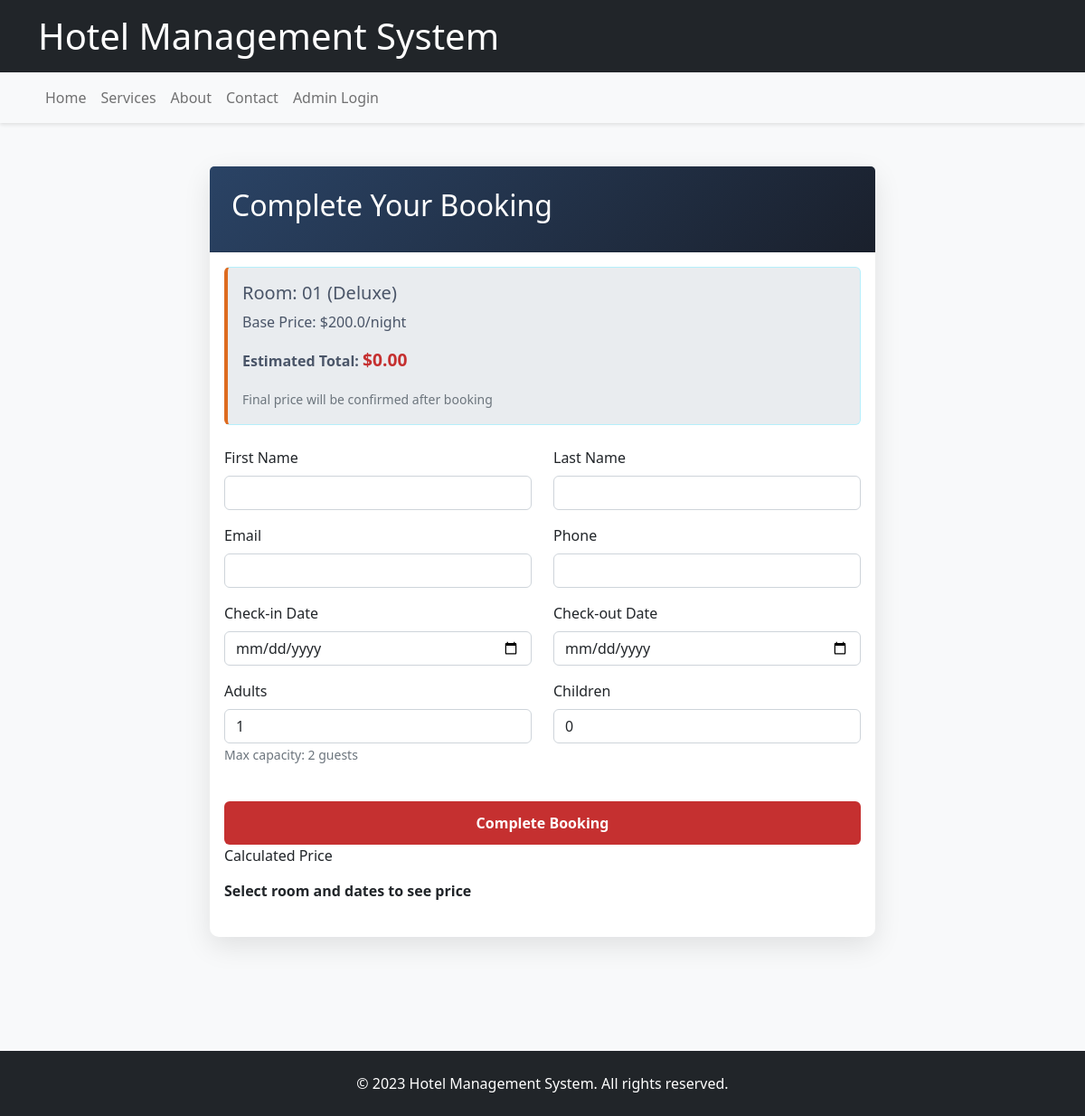
The page /book-room/1 on the database its author committed.
### app.py (models this page shows)
class Room(db.Model):
    id = db.Column(db.Integer, primary_key=True)
    room_number = db.Column(db.String(10), unique=True, nullable=False)
    status = db.Column(db.String(20), default='Available')
    type_id = db.Column(db.Integer, db.ForeignKey('room_type.id'), nullable=False)
    bookings = db.relationship('Booking', backref='room', lazy=True)

class RoomType(db.Model):
    id = db.Column(db.Integer, primary_key=True)
    name = db.Column(db.String(50), unique=True, nullable=False)
    description = db.Column(db.Text)
    base_price = db.Column(db.Float, nullable=False)
    capacity = db.Column(db.Integer, nullable=False)
    image = db.Column(db.String(100))
    rooms = db.relationship('Room', backref='room_type', lazy=True)

### app.py (the view, shortened to what this page needs)
@app.route('/book-room/<int:room_id>', methods=['GET', 'POST'])
def book_room(room_id):
    room = Room.query.get_or_404(room_id)
    if room.status != 'Available':
        flash('This room is not currently available for booking', 'error')
        return redirect(url_for('room_details', room_type_id=room.type_id))
    default_check_in = (datetime.now() + timedelta(days=1)).strftime('%Y-%m-%d')
    default_check_out = (datetime.now() + timedelta(days=2)).strftime('%Y-%m-%d')
    default_check_in = (datetime.now() + timedelta(days=1)).strftime('%Y-%m-%d')
    return render_template('book_room.html',
                     room=room,
                     min_date=default_check_in)

### app.py (called while the page is built, shortened)
@app.after_request
def add_security_headers(response):
    return response

### templates/book_room.html (shortened to what this page needs)
{% extends "base.html" %}
{% block content %}
<section class="mb-5">
    <div class="row justify-content-center">
        <div class="col-md-8">
            <div class="card">
                <div class="card-header">
                    <h2>Complete Your Booking</h2>
                </div>
                <div class="card-body">
                    <div class="alert alert-info mb-4">
                        <h5>Room: {{ room.room_number }} ({{ room.room_type.name }})</h5>
                        <p>Base Price: ${{ room.room_type.base_price }}/night</p>
                        <p class="fw-bold">Estimated Total: <span id="total-price">$0.00</span></p>
                        <small class="text-muted">Final price will be confirmed after booking</small>
                    </div>
                    <form method="POST" action="{{ url_for('book_room', room_id=room.id) }}" id="booking-form">
                        <div class="row">
                            <div class="col-md-6 mb-3">
                                <label for="first_name" class="form-label">First Name</label>
                                <input type="text" class="form-control" id="first_name" name="first_name" required>
                            </div>
                            <div class="col-md-6 mb-3">
                                <label for="last_name" class="form-label">Last Name</label>
                                <input type="text" class="form-control" id="last_name" name="last_name" required>
                            </div>
                        </div>
                        <div class="row">
                            <div class="col-md-6 mb-3">
                                <label for="email" class="form-label">Email</label>
                                <input type="email" class="form-control" id="email" name="email" required>
                            </div>
                            <div class="col-md-6 mb-3">
                                <label for="phone" class="form-label">Phone</label>
                                <input type="tel" class="form-control" id="phone" name="phone" required>
                            </div>
                        </div>
                        <div class="row">
                            <div class="col-md-6 mb-3">
                                <label for="check_in" class="form-label">Check-in Date</label>
                                <input type="date" class="form-control" id="check_in" name="check_in"
                                       min="{{ min_date }}" required>
                            </div>
                            <div class="col-md-6 mb-3">
                                <label for="check_out" class="form-label">Check-out Date</label>
                                <input type="date" class="form-control" id="check_out" name="check_out"
                                       min="{{ min_date }}" required>
                            </div>
                        </div>
                        <div class="row">
                            <div class="col-md-6 mb-3">
                                <label for="adults" class="form-label">Adults</label>
                                <input type="number" class="form-control" id="adults" name="adults"
                                       min="1" max="{{ room.room_type.capacity }}" value="1" required>
                                <small class="text-muted">Max capacity: {{ room.room_type.capacity }} guests</small>
                            </div>
                            <div class="col-md-6 mb-3">
                                <label for="children" class="form-label">Children</label>
                                <input type="number" class="form-control" id="children" name="children"
                                       min="0" max="{{ room.room_type.capacity - 1 }}" value="0">
                            </div>
                        </div>
                        <div class="d-grid gap-2 mt-4">
                            <button type="submit" class="btn btn-primary" id="submit-btn">
                                Complete Booking
                            </button>
                        </div>
                        <div class="mb-3">
                             <label class="form-label">Calculated Price</label>
                        <div id="price-display" class="form-control-plaintext fw-bold">
                                 Select room and dates to see price
                        </div>
                        </div>
                    </form>
                </div>
            </div>
        </div>
    </div>
</section>
{% endblock %}

### static/css/main.css (style rules this page uses)
body { font-family: 'Segoe UI', Tahoma, Geneva, Verdana, sans-serif; background-color: #f8f9fa; }
.card { border: none; border-radius: 10px; box-shadow: 0 4px 6px rgba(0, 0, 0, 0.1); margin-bottom: 30px; }
.btn-primary { background-color: #0062cc; border-color: #005cbf; }

### templates/base.html (style rules this page uses)
:root { --primary-color: #2a4365; --secondary-color: #c53030; --accent-color: #dd6b20; --light-color: #f7fafc; --dark-color: #1a202c; --success-color: #38a169; --text-color: #4a5568; }

### templates/book_room.html (style rules this page uses)
.card { border: none; box-shadow: 0 10px 30px rgba(0,0,0,0.1); }
.card-header { background: linear-gradient(135deg, var(--primary-color), var(--dark-color)); color: white; padding: 1.5rem; }
.alert-info { background-color: rgba(42, 67, 101, 0.1); border-left: 4px solid var(--accent-color); color: var(--text-color); }
.btn-primary { background: var(--secondary-color); border: none; font-weight: 600; padding: 12px 30px; }
#total-price { color: var(--secondary-color); font-size: 1.2em; }

### rows shown on the page
Room: room_number "01"
RoomType: room_type.name "Deluxe", room_type.base_price "200.0", room_type.capacity "2"
